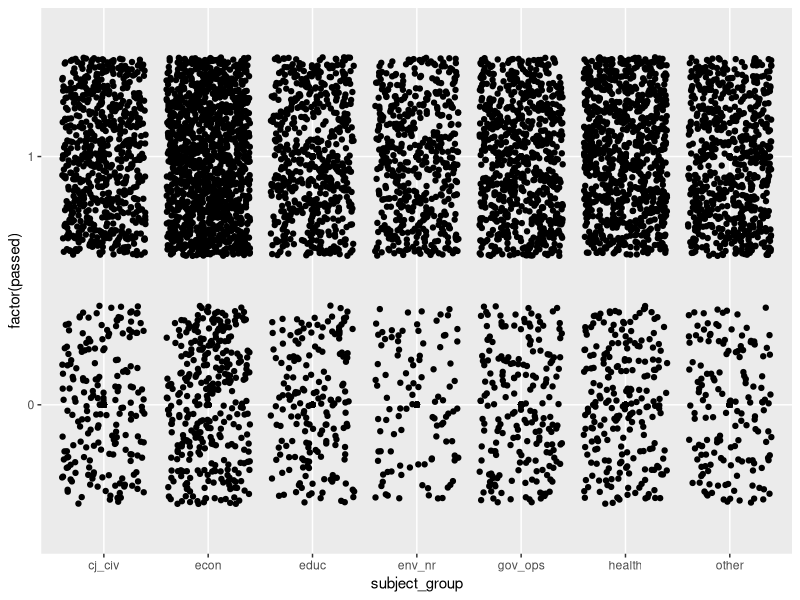
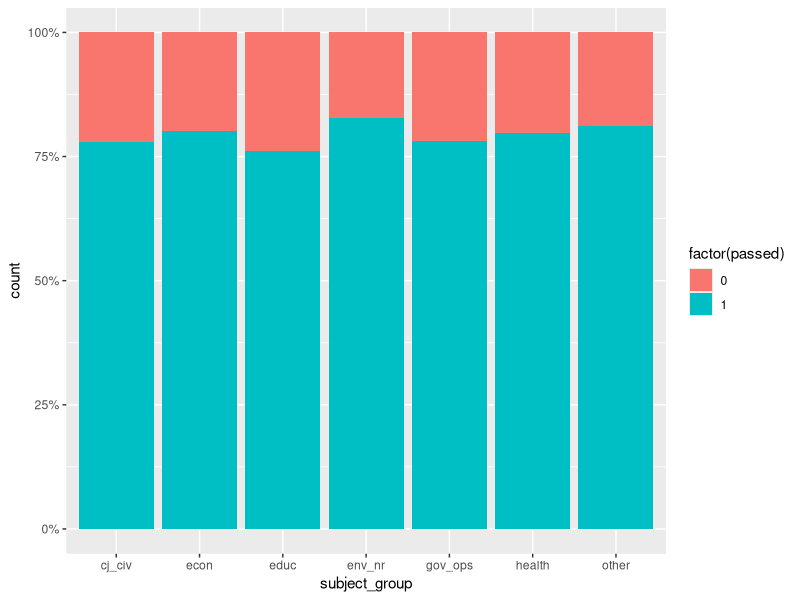
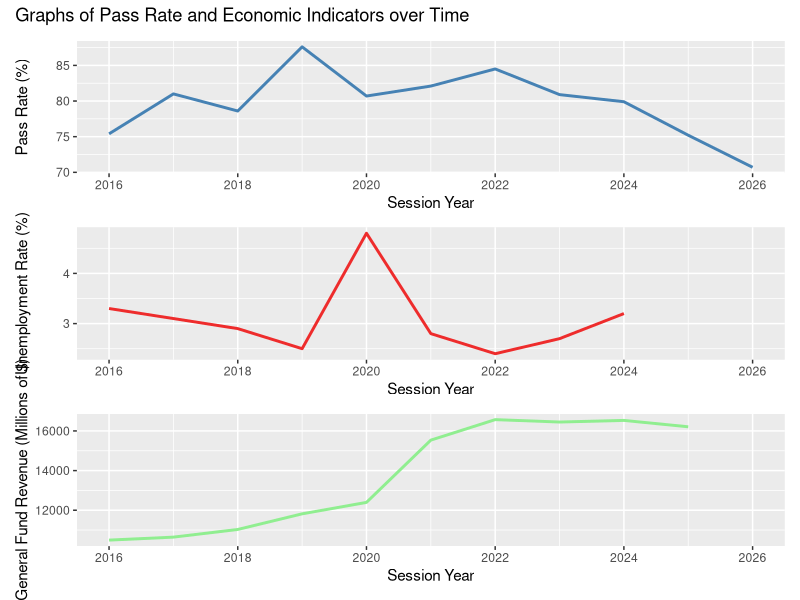

The R source for these figures, in order:
# time to explore and visualize data


# setting working directory
setwd("C:/Users/gabri/Documents/research_capstone")

# cleaning environment
rm(list = ls())

# loading packages
library(tidyverse)
library(patchwork)
library(xtable)


# loading and cleaning df_bills
df_bills <- read.csv('df_bills.csv')


## slimming df to only necessary variables
df_slim <- df_bills %>% select(-substitute_sponsors,
                               -subjects_changed,
                               -committees,
                               -money_appropriated,
                               -final_chamber,
                               -session_id,
                               -party,
                               -co_sponsors,
                               -floor_sponsor,
                               -sponsor,
                               -sponsor_id,
                               -last_action,
                               -last_action_owner,
                               -num_substitutes)

df_slim <- df_slim %>% as_tibble()



#==subjects pass rates & distributions==========================================

df_subjs = df_slim %>% select(subject_group, cj_civ, econ, educ, env_nr, 
                              gov_ops, health, other, passed)

df_slim %>%  ggplot(
  mapping = aes(x=subject_group, y=factor(passed))
) +
  geom_point()+
  geom_jitter()

ggplot(
  data = df_slim,
  mapping = aes(x=subject_group, fill = factor(passed)),
) +
  geom_bar(position = "fill") +
  scale_y_continuous(labels = scales::percent)



#==table of all subject variables counts, pass counts, and pass rates===========
subj_vars <- c("econ", "gov_ops", "educ", 
                 "cj_civ", "health", "env_nr",
                 "other")

subject_table <- bind_rows(
  lapply(subj_vars, function(var) {
    df_slim %>%
      filter(.data[[var]] == 1) %>%
      summarise(
        Variable = var,
        N_coded_1 = n(),
        N_passed = sum(passed == 1, na.rm = TRUE),
        Pass_rate = round(mean(passed == 1, na.rm = TRUE) * 100, 1)
      )
  })
)

print(subject_table)

##print for LaTeX
x_subject_table <- xtable(subject_table, label = 'subject_table')
print(x_subject_table, type='latex')



#==table of other binary variables pass rates===================================
binary_vars = c('money1', 'cospon1', 'party1', 'chamber1')

summary_table <- bind_rows(
  lapply(binary_vars, function(var) {
    df_slim %>%
      summarise(
        Variable = var,
        N_1 = sum(.data[[var]] == 1, na.rm = TRUE),
        N_passed_1 = sum(.data[[var]] == 1 & passed == 1, na.rm = TRUE),
        Pass_rate_1 = round(N_passed_1 / N_1 * 100, 1),
        N_0 = sum(.data[[var]] == 0, na.rm = TRUE),
        N_passed_0 = sum(.data[[var]] == 0 & passed == 1, na.rm = TRUE),
        Pass_rate_0 = round(N_passed_0 / N_0 * 100, 1)
      )
  })
)
print(summary_table)

##print for LaTeX
x_summary_table <- xtable(summary_table)
print(x_summary_table, type='latex')



#==Linear plot of money_real, gfund, and unemp compared to passed rate over time
pass_rate_by_year <- function(data, year_var, outcome_var) {
  data %>%
    group_by({{ year_var }}) %>%
    summarise(
      total_bills = n(),
      bills_passed = sum({{ outcome_var }} == 1, na.rm = TRUE),
      pass_rate = round(bills_passed / total_bills * 100, 1)
    )
}

unemp_year = df_slim %>% 
  group_by(session_year) %>% 
  select(session_year, unemp_rate) %>% 
  distinct()

gfund_year = df_slim %>% 
  group_by(session_year) %>% 
  select(session_year, gfund_real) %>% 
  distinct()
gfund_year$gfund_real <- gfund_year$gfund_real/1000000

df_time = pass_rate_by_year(df_slim, session_year, passed)

df_time = merge(df_time, unemp_year, by = 'session_year')
df_time = merge(df_time, gfund_year, by = 'session_year')

pass_plt <- df_time %>% 
  ggplot(aes(x=session_year, y=pass_rate))+
  geom_line(color='steelblue', linewidth = 1)+
  labs(
    y= "Pass Rate (%)",
    x = "Session Year"
  )

unemp_plt <- df_time %>% 
  ggplot(aes(x=session_year, y=unemp_rate))+
  geom_line(color='firebrick2', linewidth = 1)+
  labs(
    y= "Unemployment Rate (%)",
    x= "Session Year"
  )

gfund_plt <- df_time %>% 
  ggplot(aes(x=session_year, y=gfund_real))+
  geom_line(color='lightgreen', linewidth = 1)+
  labs(
    y= "General Fund Revenue (Millions of $)",
    x = "Session Year"
  )

big_plt = pass_plt/unemp_plt/gfund_plt +
  plot_annotation(
    title = "Graphs of Pass Rate and Economic Indicators over Time"
  )
big_plt
